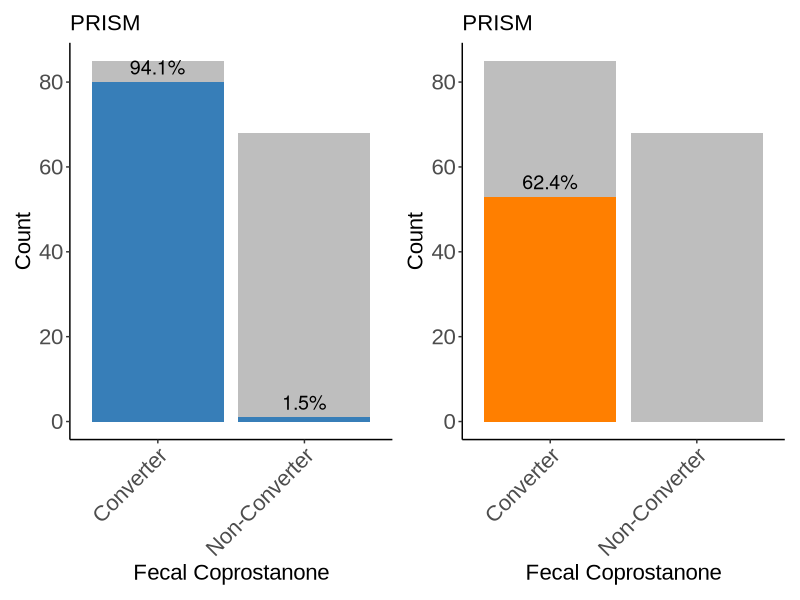
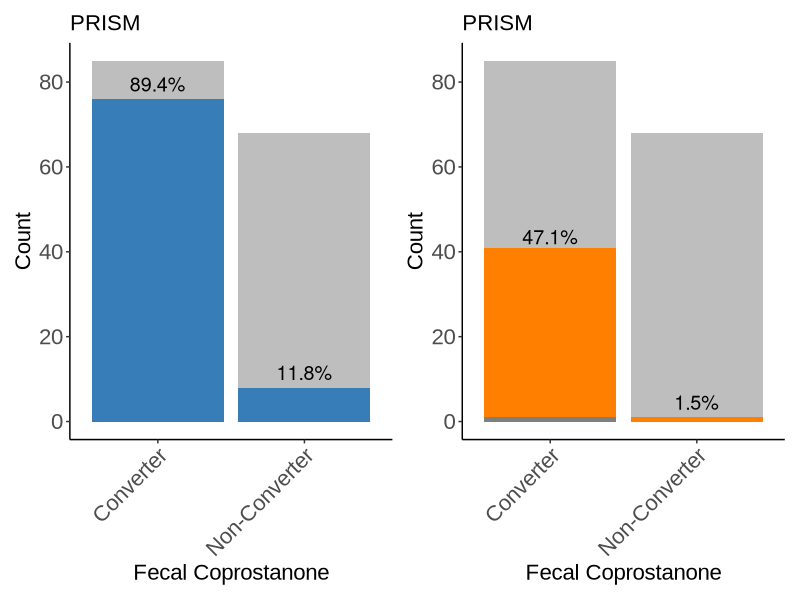
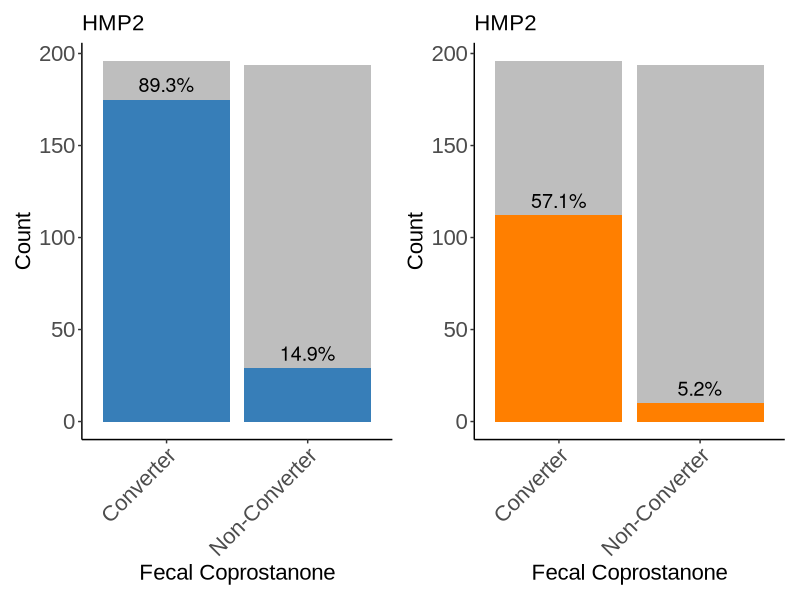
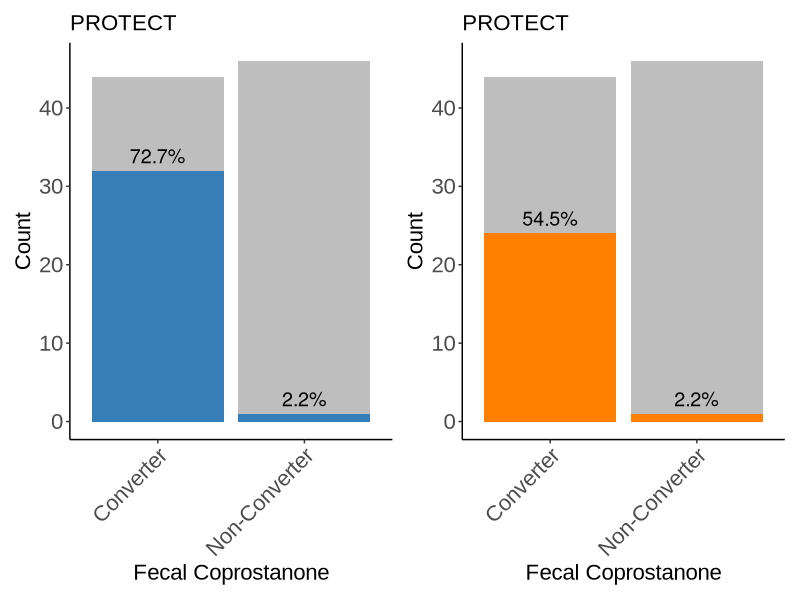
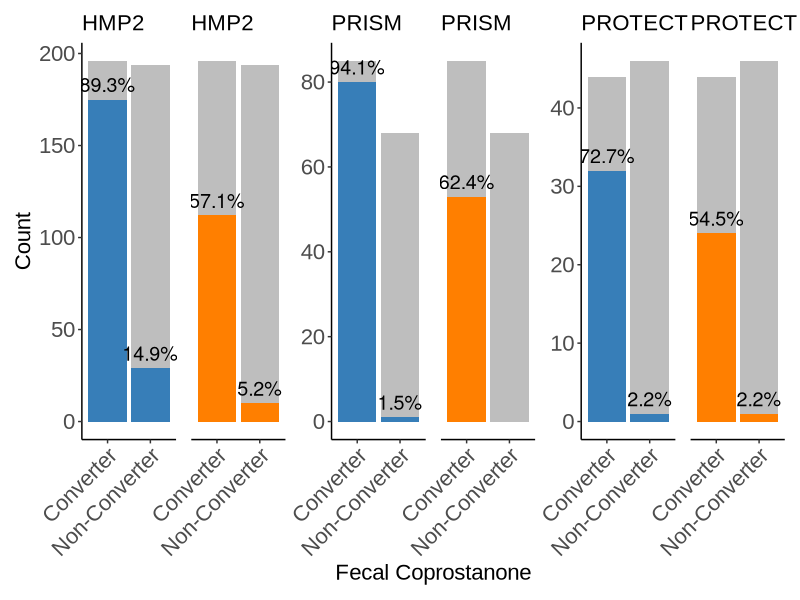
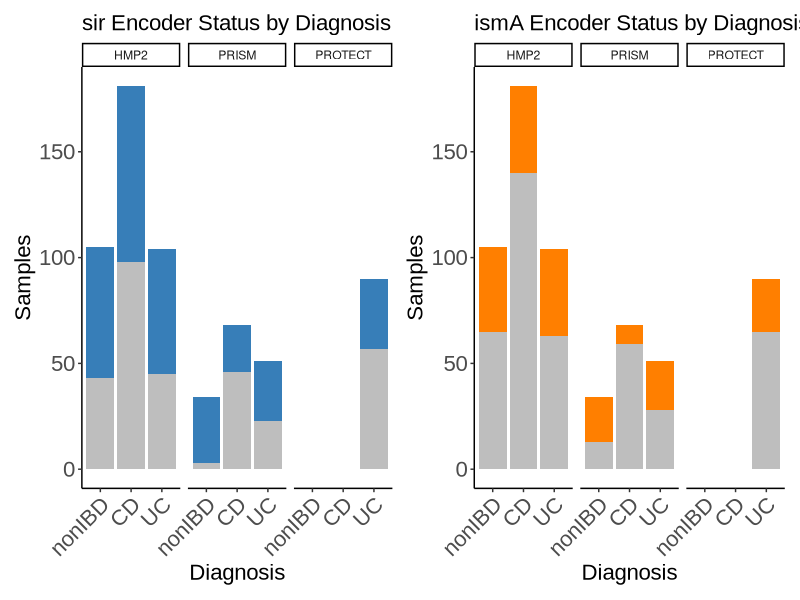
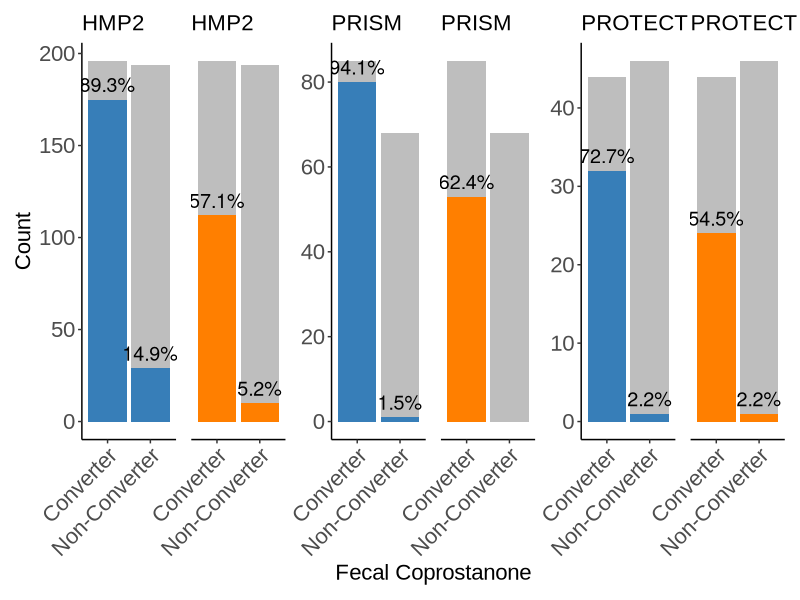
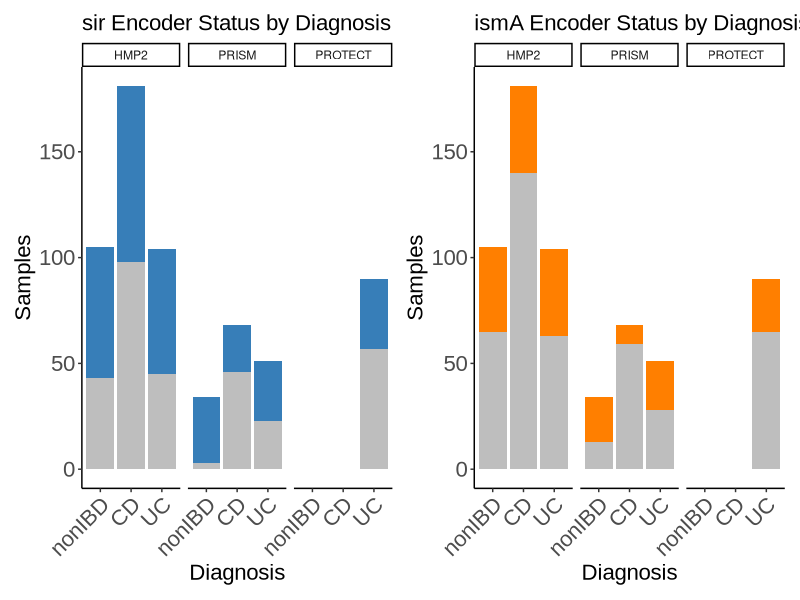

The R source for these figures, in order: (Note: this script raises an error after producing the figures.)
## ---- chunk 1
knitr::opts_chunk$set(echo = TRUE)
library(ggplot2)
library(dplyr)
library(tidyr)
library(tibble)
library(rstudioapi)

## ---- chunk 2
setwd(dirname(rstudioapi::getActiveDocumentContext()$path))
data <- read.csv("../Tables/Supplemental_Table_Metagenomics.txt", sep="\t")

## ---- chunk 3
processed <- data %>%
  filter(total_reads >= 1000000) %>%
  mutate(sir_species_cpm = reads_mapped_sir_species / total_reads * 1000000) %>%
  mutate(ismA_species_cpm = reads_mapped_ismA_species / total_reads * 1000000) %>%
  mutate(ismA_gene_cpm = reads_mapped_ismA_gene / total_reads * 1000000) %>%
  mutate(sir_gene_cpm = reads_mapped_sir_gene / total_reads * 1000000)

# Any sample with above 1 cpm for ismA/sir is considered to have that gene
processed <- processed %>%
  mutate(ismA_Encoder = ifelse(ismA_gene_cpm >= 1, "Encoder", "Non-Encoder")) %>%
  mutate(sir_Encoder = ifelse(sir_gene_cpm >= 1, "Encoder", "Non-Encoder")) %>%
  mutate(ismA_species_Encoder = ifelse(ismA_species_cpm >= 18000, "Encoder", "Non-Encoder")) %>%
  mutate(sir_species_Encoder = ifelse(sir_species_cpm >= 18000, "Encoder", "Non-Encoder")) 
## ---- chunk 4

# function to plot bar graph for sir
plot_summary_sir <- function(data, study) {
  sir_summary <- data %>%
    filter(Study == study) %>%
    mutate(Converter = ifelse(area_coprostanol > get(paste(study, "_area_threshold", sep="")), "Converter", "Non-Converter")) %>%
    group_by(Converter, sir_Encoder) %>%
    summarise(Count = n(), .groups = "drop") %>%
    group_by(Converter) %>%
    mutate(Percentage = (Count / sum(Count)) * 100)
  
  sir_summary[['sir_Encoder']] <- factor(sir_summary[['sir_Encoder']], levels = c("Non-Encoder", "Encoder"))
  
  p <- ggplot(sir_summary, aes(x = Converter, y = Count, fill = sir_Encoder)) +
    geom_bar(stat = "identity") +
    scale_fill_manual(values = c("Encoder" = "#377eb8", "Non-Encoder" = "gray")) +  # Custom colors
    labs(
      title = study,
      x = "Fecal Coprostanone",
      xlabs = "Detected, Undetected",
      y = "Count"
    ) +
    theme_classic() +
    guides(fill = guide_legend(title = "ecSIR")) +
    theme(
      axis.text.x = element_text(angle = 45, hjust = 1, family = "Arial"),
      legend.position = "none",
      axis.title = element_text(size = 16, family = "Arial"),  # Axis titles
      axis.text = element_text(size = 16, family = "Arial"),   # Axis labels (tick marks)
      plot.title = element_text(size = 16, family = "Arial"),  # Plot title
      legend.title = element_text(size = 16, family = "Arial"),  # Legend title
      legend.text = element_text(size = 16, family = "Arial")
    ) +
    geom_text(
      data = subset(sir_summary, sir_Encoder == "Encoder"),
      aes(label = paste0(round(Percentage, 1), "%")),
      vjust = -0.5,
      color = "black",
      size = 5
    )
  
    return(list(plot = p, summary_table = sir_summary))
}

plot_summary_ismA <- function(data, study) {
  sir_summary <- data %>%
    filter(Study == study) %>%
    mutate(Converter = ifelse(area_coprostanol > get(paste(study, "_area_threshold", sep="")), "Converter", "Non-Converter")) %>%
    group_by(Converter, ismA_Encoder) %>%
    summarise(Count = n(), .groups = "drop") %>%
    group_by(Converter) %>%
    mutate(Percentage = (Count / sum(Count)) * 100)
  
  sir_summary[['ismA_Encoder']] <- factor(sir_summary[['ismA_Encoder']], levels = c("Non-Encoder", "Encoder"))
  
  p <- ggplot(sir_summary, aes(x = Converter, y = Count, fill = ismA_Encoder)) +
    geom_bar(stat = "identity") +
    scale_fill_manual(values = c("Encoder" = "#ff7f00", "Non-Encoder" = "gray")) +
    labs(
      title = study,
      x = "Fecal Coprostanone",
      xlabs = "Detected, Undetected",
      y = "Count"
    ) +
    theme_classic() +
    guides(fill = guide_legend(title = "ismA")) +
    theme(
      axis.text.x = element_text(angle = 45, hjust = 1, family = "Arial"),
      legend.position = "none",
      axis.title = element_text(size = 16, family = "Arial"),  # Axis titles
      axis.text = element_text(size = 16, family = "Arial"),   # Axis labels (tick marks)
      plot.title = element_text(size = 16, family = "Arial"),  # Plot title
      legend.title = element_text(size = 16, family = "Arial"),  # Legend title
      legend.text = element_text(size = 16, family = "Arial")
    ) +
    geom_text(
      data = subset(sir_summary, ismA_Encoder == "Encoder"),
      aes(label = paste0(round(Percentage, 1), "%")),
      vjust = -0.5,
      color = "black",
      size = 5
    )
  
  return(list(plot = p, summary_table = sir_summary))
}

## ---- chunk 5

# function to plot bar graph for species
plot_summary_sir_species <- function(data, study) {
  sir_summary <- data %>%
    filter(Study == study) %>%
    mutate(Converter = ifelse(area_coprostanol > get(paste(study, "_area_threshold", sep="")), "Converter", "Non-Converter")) %>%
    group_by(Converter, sir_species_Encoder) %>%
    summarise(Count = n(), .groups = "drop") %>%
    group_by(Converter) %>%
    mutate(Percentage = (Count / sum(Count)) * 100)
  
  sir_summary[['sir_species_Encoder']] <- factor(sir_summary[['sir_species_Encoder']], levels = c("Non-Encoder", "Encoder"))
  
  p <- ggplot(sir_summary, aes(x = Converter, y = Count, fill = sir_species_Encoder)) +
    geom_bar(stat = "identity") +
    scale_fill_manual(values = c("Encoder" = "#377eb8", "Non-Encoder" = "gray")) +  # Custom colors
    labs(
      title = study,
      x = "Fecal Coprostanone",
      xlabs = "Detected, Undetected",
      y = "Count"
    ) +
    theme_classic() +
    guides(fill = guide_legend(title = "ecSIR")) +
    theme(
      axis.text.x = element_text(angle = 45, hjust = 1, family = "Arial"),
      legend.position = "none",
      axis.title = element_text(size = 16, family = "Arial"),  # Axis titles
      axis.text = element_text(size = 16, family = "Arial"),   # Axis labels (tick marks)
      plot.title = element_text(size = 16, family = "Arial"),  # Plot title
      legend.title = element_text(size = 16, family = "Arial"),  # Legend title
      legend.text = element_text(size = 16, family = "Arial")
    ) +
    geom_text(
      data = subset(sir_summary, sir_species_Encoder == "Encoder"),
      aes(label = paste0(round(Percentage, 1), "%")),
      vjust = -0.5,
      color = "black",
      size = 5
    )
  
  return(list(plot = p, summary_table = sir_summary))
}

plot_summary_ismA_species <- function(data, study) {
  ismA_summary_2 <- data %>%
    filter(Study == study) %>%
    mutate(Converter = ifelse(area_coprostanol > get(paste(study, "_area_threshold", sep="")), "Converter", "Non-Converter")) %>%
    group_by(Converter, ismA_species_Encoder) %>%
    summarise(Count = n(), .groups = "drop") %>%
    group_by(Converter) %>%
    mutate(Percentage = (Count / sum(Count)) * 100)
  
  ismA_summary_2[['ismA_species_Encoder']] <- factor(ismA_summary_2[['ismA_species_Encoder']], levels = c("Non-Encoder", "Encoder"))
  
  ismA_summary_2
  
  p2_2 <- ggplot(ismA_summary_2, aes(x = Converter, y = Count, fill = ismA_species_Encoder)) +
    geom_bar(stat = "identity") +
    scale_fill_manual(values = c("Encoder" = "#ff7f00", "Non-Encoder" = "gray")) +
    labs(
      title = study,
      x = "Fecal Coprostanone",
      xlabs = "Detected, Undetected",
      y = "Count"
    ) +
    theme_classic() +
    guides(fill = guide_legend(title = "ismA")) +
    theme(
      axis.text.x = element_text(angle = 45, hjust = 1, family = "Arial"),
      legend.position = "none",
      axis.title = element_text(size = 16, family = "Arial"),
      axis.text = element_text(size = 16, family = "Arial"), 
      plot.title = element_text(size = 16, family = "Arial"),  # Plot title
      legend.title = element_text(size = 16, family = "Arial"),  # Legend title
      legend.text = element_text(size = 16, family = "Arial")
    ) +
    geom_text(
      data = subset(ismA_summary_2, ismA_species_Encoder == "Encoder"),
      aes(label = paste0(round(Percentage, 1), "%")),
      vjust = -0.5,
      color = "black",
      size = 5
    )
  
  return(list(plot = p2_2, summary_table = ismA_summary_2))
}

## ---- chunk 6

library(patchwork)

PRISM_area_threshold <- 1e6

p1 <- plot_summary_sir(processed, "PRISM")

p2 <- plot_summary_ismA(processed, "PRISM")

prism <- p1$plot + p2$plot

prism

p1_s <- plot_summary_sir_species(processed, "PRISM")

p2_s <- plot_summary_ismA_species(processed, "PRISM")

prism_s <- p1_s$plot + p2_s$plot

prism_s

## ---- chunk 7

library(patchwork)

HMP2_area_threshold <- 1e6

p3 <- plot_summary_sir(processed, "HMP2")

p4 <- plot_summary_ismA(processed, "HMP2")

hmp2 <- p3$plot + p4$plot

hmp2

p3_s <- plot_summary_sir_species(processed, "HMP2")

p4_s <- plot_summary_ismA_species(processed, "HMP2")

## ---- chunk 8

library(patchwork)

PROTECT_area_threshold <- 1e5

p5 <- plot_summary_sir(processed, "PROTECT")

p6 <- plot_summary_ismA(processed, "PROTECT")

protect <- p5$plot + p6$plot

protect

p5_s <- plot_summary_sir_species(processed, "PROTECT")

p6_s <- plot_summary_ismA_species(processed, "PROTECT")

## ---- chunk 9

combined_plot <- p3$plot + p4$plot + p1$plot + p2$plot + p5$plot + p6$plot  + plot_layout(guides = "collect", axes = "collect", nrow = 1, widths=10)

combined_plot

ggsave("Fig_Propotions.svg", plot = combined_plot, device = "svg", width = 89 * 3 / 25.4, height = 89 * 2 * 0.75 / 25.4, units = "in")

## ---- chunk 10

disease_summary_ismA <- processed %>%
  mutate(Diagnosis = factor(Diagnosis, levels = c("nonIBD", "CD", "UC")))  %>%
  mutate(ismA_Encoder = factor(ismA_Encoder, levels = c("Encoder", "Non-Encoder")))  %>%
  group_by(Diagnosis, ismA_Encoder, Study) %>%
  summarise(Count = n(), .groups = "drop") %>%
  group_by(Diagnosis) %>%
  mutate(Percentage = (Count / sum(Count)) * 100)

disease_summary_sir <- processed %>%
  mutate(Diagnosis = factor(Diagnosis, levels = c("nonIBD", "CD", "UC")))  %>%
  mutate(sir_Encoder = factor(sir_Encoder, levels = c("Encoder", "Non-Encoder")))  %>%
  group_by(Diagnosis, sir_Encoder, Study) %>%
  summarise(Count = n(), .groups = "drop") %>%
  group_by(Diagnosis) %>%
  mutate(Percentage = (Count / sum(Count)) * 100)


# For disease_summary_ismA plot
p_ismA <- ggplot(disease_summary_ismA, aes(x = Diagnosis, y = Count, fill = ismA_Encoder)) +
  geom_bar(stat = "identity", position = "stack") +
  scale_fill_manual(values = c("Encoder" = "#ff7f00", "Non-Encoder" = "gray")) +
  labs(
    x = "Diagnosis",
    y = "Samples",
    title = "ismA Encoder Status by Diagnosis"
  ) +
  facet_wrap(~Study) +
  theme_classic() +
  theme(axis.text.x = element_text(angle = 45, hjust = 1, family = "Arial"), legend.position = "none",
        axis.title = element_text(size = 16, family = "Arial"),  # Axis titles
    axis.text = element_text(size = 16, family = "Arial"),   # Axis labels (tick marks)
    plot.title = element_text(size = 16, family = "Arial"),  # Plot title
    legend.title = element_text(size = 16, family = "Arial"),  # Legend title
    legend.text = element_text(size = 16, family = "Arial")) 

# For disease_summary_sir plot
p_sir <- ggplot(disease_summary_sir, aes(x = Diagnosis, y = Count, fill = sir_Encoder)) +
  geom_bar(stat = "identity", position = "stack") +
  scale_fill_manual(values = c("Encoder" = "#377eb8", "Non-Encoder" = "gray")) +
  labs(
    x = "Diagnosis",
    y = "Samples",
    title = "sir Encoder Status by Diagnosis"
  ) +
  facet_wrap(~Study) +
  theme_classic() +
  theme(axis.text.x = element_text(angle = 45, hjust = 1, family = "Arial"), legend.position = "none",
        axis.title = element_text(size = 16, family = "Arial"), 
    axis.text = element_text(size = 16, family = "Arial"),  
    plot.title = element_text(size = 16, family = "Arial"), 
    legend.title = element_text(size = 16, family = "Arial"),
    legend.text = element_text(size = 16, family = "Arial")) 



d_all <- p_sir + p_ismA

d_all

ggsave("Fig_Disease.svg", plot = d_all, device = "svg", width = 89 * 3 / 25.4, height = 89 * 2 * 0.75 / 25.4, units = "in")


## ---- chunk 11

# Proportions tests
# HMP2 for converters
prop.test(matrix(c(175,21,112,84), ncol = 2, byrow = TRUE), alternative="greater")

# PRISM for converters
prop.test(matrix(c(80,5,53,32), ncol = 2, byrow = TRUE), alternative="greater")

# PROTECT for converters
prop.test(matrix(c(32,12,24,20), ncol = 2, byrow = TRUE), alternative="greater")


# Fischers test

# PRISM
sir_matrix_prism <- p1$summary_table %>%
  select(Converter, sir_Encoder, Count) %>%
  pivot_wider(names_from = Converter, values_from = Count) %>%
  column_to_rownames("sir_Encoder")

sir_matrix_prism[is.na(sir_matrix_prism)] <- 0

fischer_prism <- fisher.test(as.matrix(sir_matrix_prism)+1)

fischer_prism

ismA_matrix_prism <- p2$summary_table %>%
  select(Converter, ismA_Encoder, Count) %>%
  pivot_wider(names_from = Converter, values_from = Count) %>%
  column_to_rownames("ismA_Encoder")

ismA_matrix_prism[is.na(ismA_matrix_prism)] <- 0

fischer_prism_ismA <- fisher.test(as.matrix(ismA_matrix_prism)+1)

fischer_prism_ismA

# HMP2
sir_matrix_hmp2 <- p3$summary_table %>%
  select(Converter, sir_Encoder, Count) %>%
  pivot_wider(names_from = Converter, values_from = Count) %>%
  column_to_rownames("sir_Encoder")

sir_matrix_hmp2[is.na(sir_matrix_hmp2)] <- 0

sir_hmp2_fischer <- fisher.test(as.matrix(sir_matrix_hmp2)+1)

sir_hmp2_fischer

ismA_matrix_hmp2 <- p4$summary_table %>%
  select(Converter, ismA_Encoder, Count) %>%
  pivot_wider(names_from = Converter, values_from = Count) %>%
  column_to_rownames("ismA_Encoder")

ismA_matrix_hmp2[is.na(ismA_matrix_hmp2)] <- 0

ismA_hmp2_fischer <- fisher.test(as.matrix(ismA_matrix_hmp2)+1)

ismA_hmp2_fischer

# PROTECT
sir_matrix_protect <- p5$summary_table %>%
  select(Converter, sir_Encoder, Count) %>%
  pivot_wider(names_from = Converter, values_from = Count) %>%
  column_to_rownames("sir_Encoder")

sir_matrix_protect[is.na(sir_matrix_protect)] <- 0

protect_sir_fischer <- fisher.test(as.matrix(sir_matrix_protect)+1)

protect_sir_fischer

ismA_matrix_protect <- p6$summary_table %>%
  select(Converter, ismA_Encoder, Count) %>%
  pivot_wider(names_from = Converter, values_from = Count) %>%
  column_to_rownames("ismA_Encoder")

ismA_matrix_protect[is.na(ismA_matrix_protect)] <- 0

protect_ismA_fischer <- fisher.test(as.matrix(ismA_matrix_protect)+1)

protect_ismA_fischer
## ---- chunk 12

# Proportions tests
# HMP2 for converters
prop.test(matrix(c(117,79,68,128), ncol = 2, byrow = TRUE), alternative="greater")

# PRISM for converters
prop.test(matrix(c(76,9,40,44), ncol = 2, byrow = TRUE), alternative="greater")

# PROTECT for converters
prop.test(matrix(c(30,14,17,27), ncol = 2, byrow = TRUE), alternative="greater")


# Fischers test

# PRISM
sir_matrix_prism <- p1_s$summary_table %>%
  select(Converter, sir_species_Encoder, Count) %>%
  pivot_wider(names_from = Converter, values_from = Count) %>%
  column_to_rownames("sir_species_Encoder")

sir_matrix_prism[is.na(sir_matrix_prism)] <- 0

fischer_prism <- fisher.test(as.matrix(sir_matrix_prism)+1)

fischer_prism

ismA_matrix_prism <- p2_s$summary_table %>%
  filter(!is.na(ismA_species_Encoder)) %>%
  select(Converter, ismA_species_Encoder, Count) %>%
  pivot_wider(names_from = Converter, values_from = Count) %>%
  column_to_rownames("ismA_species_Encoder")

ismA_matrix_prism[is.na(ismA_matrix_prism)] <- 0

fischer_prism_ismA <- fisher.test(as.matrix(ismA_matrix_prism)+1)

fischer_prism_ismA

# HMP2
sir_matrix_hmp2 <- p3_s$summary_table %>%
  select(Converter, sir_species_Encoder, Count) %>%
  pivot_wider(names_from = Converter, values_from = Count) %>%
  column_to_rownames("sir_species_Encoder")

sir_matrix_hmp2[is.na(sir_matrix_hmp2)] <- 0

sir_hmp2_fischer <- fisher.test(as.matrix(sir_matrix_hmp2)+1)

sir_hmp2_fischer

ismA_matrix_hmp2 <- p4_s$summary_table %>%
  select(Converter, ismA_species_Encoder, Count) %>%
  pivot_wider(names_from = Converter, values_from = Count) %>%
  column_to_rownames("ismA_species_Encoder")

ismA_matrix_hmp2[is.na(ismA_matrix_hmp2)] <- 0

ismA_hmp2_fischer <- fisher.test(as.matrix(ismA_matrix_hmp2)+1)

ismA_hmp2_fischer

# PROTECT
sir_matrix_protect <- p5_s$summary_table %>%
  select(Converter, sir_species_Encoder, Count) %>%
  pivot_wider(names_from = Converter, values_from = Count) %>%
  column_to_rownames("sir_species_Encoder")

sir_matrix_protect[is.na(sir_matrix_protect)] <- 0

protect_sir_fischer <- fisher.test(as.matrix(sir_matrix_protect)+1)

protect_sir_fischer

ismA_matrix_protect <- p6_s$summary_table %>%
  select(Converter, ismA_species_Encoder, Count) %>%
  pivot_wider(names_from = Converter, values_from = Count) %>%
  column_to_rownames("ismA_species_Encoder")

ismA_matrix_protect[is.na(ismA_matrix_protect)] <- 0

protect_ismA_fischer <- fisher.test(as.matrix(ismA_matrix_protect)+1)

protect_ismA_fischer
## ---- chunk 13

# Define the function

library(dplyr)
library(ggplot2)

# Define the function
plot_study_metabolite <- function(data, Study, area_threshold) {
  # Filter data for the given Study and create necessary variables
  processed2 <- data %>%
    filter(Study == Study) %>%
    mutate(Converter = ifelse(area_coprostanol > area_threshold, "Converter", "Non-Converter")) %>%
    mutate(bar_color = case_when(
      sir_species_Encoder == "Encoder" & ismA_species_Encoder == "Encoder" ~ "#B6ADC7",
      sir_species_Encoder == "Encoder" & ismA_species_Encoder == "Non-Encoder" ~ "#A3BDD0",
      sir_species_Encoder == "Non-Encoder" & ismA_species_Encoder == "Encoder" ~ "#E6B88C",
      TRUE ~ "#c9c9c9"  # Default case (if none of the above are true)
    ))

  # Set the levels of 'bar_color' to ensure the desired order in the plot
  processed2$bar_color <- factor(processed2$bar_color, levels = c("#c9c9c9", "#E6B88C", "#A3BDD0", "#B6ADC7"))

  # Calculate the percentage for each bar
  processed2 <- processed2 %>%
    group_by(Converter, bar_color) %>%
    mutate(percentage = n() / sum(n()) * 100) %>%
    ungroup()

  # Calculate the count for each bar
  count_data <- processed2 %>%
    group_by(Converter, bar_color) %>%
    summarise(Count = n()) %>%
    ungroup()

  # Create the ggplot using the filtered data
  p <- ggplot(processed2, aes(x = Converter, fill = bar_color)) +
    geom_bar(stat = "count") +  # Use count instead of manually passing y values
    scale_fill_identity() +  # Use the color directly from the 'bar_color' column
    labs(
      x = "Fecal Coprostanone",
      xlabs = ("Detected, Undetected"),
      y = "Count") +
    theme_classic() +
    theme(axis.text.x = element_text(angle = 45, hjust = 1, family = "Arial"), 
          legend.position = "none",
          axis.title = element_text(size = 16, family = "Arial"),  # Axis titles
          axis.text = element_text(size = 16, family = "Arial"),   # Axis labels (tick marks)
          plot.title = element_text(size = 16, family = "Arial"),  # Plot title
          legend.title = element_text(size = 16, family = "Arial"),  # Legend title
          legend.text = element_text(size = 16, family = "Arial"))

  # Return the plot
  return(p)
}

prism_overlap <- plot_overlap(processed, "PRISM", PRISM_area_threshold)

hmp2_overlap <- plot_overlap(processed, "HMP2", HMP2_area_threshold)

protect_overlap <- plot_overlap(processed, "PROTECT", PROTECT_area_threshold)

combined_overlap <-  hmp2_overlap + prism_overlap + protect_overlap + plot_layout(guides = "collect", nrow = 1, widths=10)

combined_overlap

ggsave("Fig_Overlap_species.svg", plot = combined_overlap, device = "svg", width = 89 * 3 / 25.4, height = 89 * 2 * 0.75 / 25.4, units = "in")
